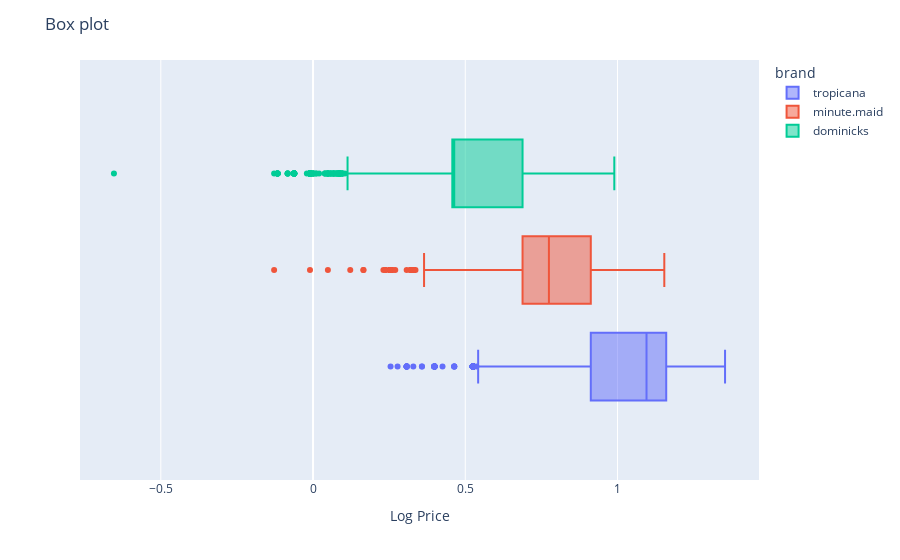

Notebook cell for this chart:
### Code cell
fig = px.box(df_oj, x='log price', color='brand')
# Update the layout
fig.update_layout(
    title='Box plot',
    xaxis=dict(title='Log Price'),
)
fig.show()

### Figure 1 — Plotly figure (JSON) as saved in the notebook; plotly's stock layout.template omitted (floating-point values rounded to 4 significant figures; data arrays with more than 128 entries replaced by an {"elided": "..."} marker saying what was removed)
{"data": [{"alignmentgroup": "True", "hovertemplate": "brand=tropicana<br>log price=%{x}<extra></extra>", "legendgroup": "tropicana", "marker": {"color": "#636efa"}, "name": "tropicana", "notched": false, "offsetgroup": "tropicana", "orientation": "h", "showlegend": true, "type": "box", "x": {"elided": "9649 float values"}, "x0": " ", "xaxis": "x", "y0": " ", "yaxis": "y"}, {"alignmentgroup": "True", "hovertemplate": "brand=minute.maid<br>log price=%{x}<extra></extra>", "legendgroup": "minute.maid", "marker": {"color": "#EF553B"}, "name": "minute.maid", "notched": false, "offsetgroup": "minute.maid", "orientation": "h", "showlegend": true, "type": "box", "x": {"elided": "9649 float values"}, "x0": " ", "xaxis": "x", "y0": " ", "yaxis": "y"}, {"alignmentgroup": "True", "hovertemplate": "brand=dominicks<br>log price=%{x}<extra></extra>", "legendgroup": "dominicks", "marker": {"color": "#00cc96"}, "name": "dominicks", "notched": false, "offsetgroup": "dominicks", "orientation": "h", "showlegend": true, "type": "box", "x": {"elided": "9649 float values"}, "x0": " ", "xaxis": "x", "y0": " ", "yaxis": "y"}], "layout": {"boxmode": "group", "legend": {"title": {"text": "brand"}, "tracegroupgap": 0}, "margin": {"t": 60}, "title": {"text": "Box plot"}, "xaxis": {"anchor": "y", "domain": [0, 1], "title": {"text": "Log Price"}}, "yaxis": {"anchor": "x", "domain": [0, 1]}}}
